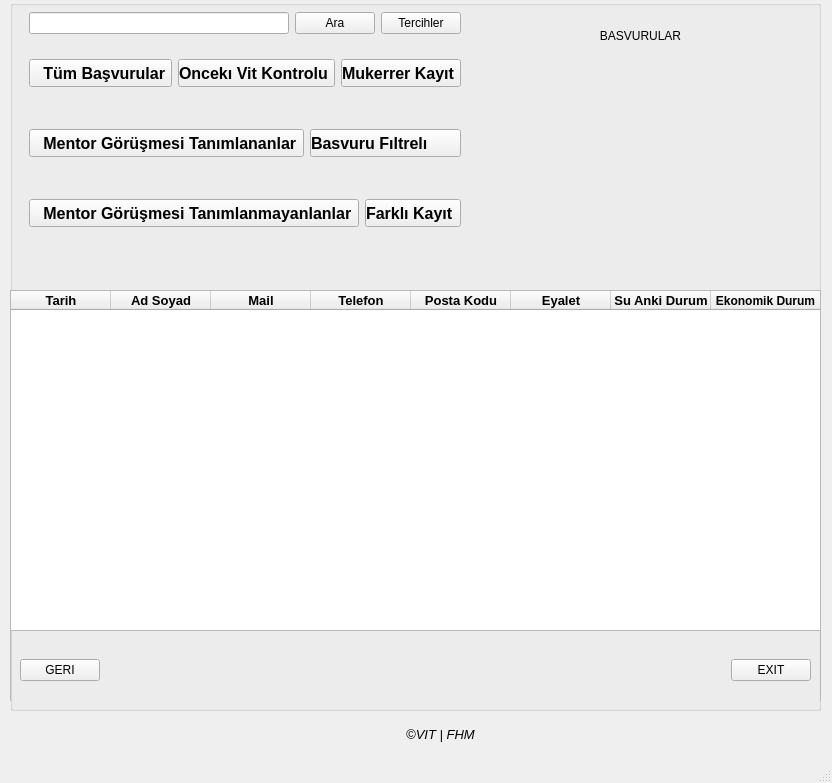
<?xml version="1.0" encoding="UTF-8"?>
<ui version="4.0">
 <class>BasvurularSayfasi</class>
 <widget class="QMainWindow" name="BasvurularSayfasi">
  <property name="geometry">
   <rect>
    <x>0</x>
    <y>0</y>
    <width>832</width>
    <height>783</height>
   </rect>
  </property>
  <property name="sizePolicy">
   <sizepolicy hsizetype="Ignored" vsizetype="Ignored">
    <horstretch>0</horstretch>
    <verstretch>0</verstretch>
   </sizepolicy>
  </property>
  <property name="minimumSize">
   <size>
    <width>0</width>
    <height>0</height>
   </size>
  </property>
  <property name="maximumSize">
   <size>
    <width>10000</width>
    <height>10000</height>
   </size>
  </property>
  <property name="windowTitle">
   <string>MainWindow</string>
  </property>
  <property name="styleSheet">
   <string notr="true"/>
  </property>
  <widget class="QWidget" name="centralwidget">
   <widget class="QGroupBox" name="groupBox">
    <property name="geometry">
     <rect>
      <x>10</x>
      <y>0</y>
      <width>811</width>
      <height>711</height>
     </rect>
    </property>
    <property name="sizePolicy">
     <sizepolicy hsizetype="Fixed" vsizetype="Fixed">
      <horstretch>0</horstretch>
      <verstretch>0</verstretch>
     </sizepolicy>
    </property>
    <property name="title">
     <string/>
    </property>
    <widget class="QFrame" name="frame_2">
     <property name="geometry">
      <rect>
       <x>-10</x>
       <y>10</y>
       <width>821</width>
       <height>691</height>
      </rect>
     </property>
     <property name="frameShape">
      <enum>QFrame::NoFrame</enum>
     </property>
     <property name="frameShadow">
      <enum>QFrame::Raised</enum>
     </property>
     <widget class="QFrame" name="frame">
      <property name="geometry">
       <rect>
        <x>20</x>
        <y>-10</y>
        <width>450</width>
        <height>47</height>
       </rect>
      </property>
      <property name="frameShape">
       <enum>QFrame::NoFrame</enum>
      </property>
      <property name="frameShadow">
       <enum>QFrame::Raised</enum>
      </property>
      <layout class="QHBoxLayout" name="horizontalLayout_4">
       <item>
        <widget class="QLineEdit" name="aramaKutusu">
         <property name="toolTip">
          <string>Aramak istediğiniz kelimeyi yazınız!</string>
         </property>
         <property name="styleSheet">
          <string notr="true">border-color: rgb(0, 170, 255);</string>
         </property>
         <property name="text">
          <string/>
         </property>
        </widget>
       </item>
       <item>
        <widget class="QPushButton" name="araButonu">
         <property name="styleSheet">
          <string notr="true">font: 700 10pt &quot;Segoe UI&quot;;</string>
         </property>
         <property name="text">
          <string>Ara</string>
         </property>
        </widget>
       </item>
       <item>
        <widget class="QPushButton" name="tercihlerButonu">
         <property name="styleSheet">
          <string notr="true">font: 700 10pt &quot;Segoe UI&quot;;</string>
         </property>
         <property name="text">
          <string>Tercihler</string>
         </property>
        </widget>
       </item>
      </layout>
     </widget>
     <widget class="QFrame" name="frame_3">
      <property name="geometry">
       <rect>
        <x>20</x>
        <y>40</y>
        <width>450</width>
        <height>46</height>
       </rect>
      </property>
      <property name="frameShape">
       <enum>QFrame::NoFrame</enum>
      </property>
      <property name="frameShadow">
       <enum>QFrame::Plain</enum>
      </property>
      <layout class="QHBoxLayout" name="horizontalLayout_2">
       <item>
        <widget class="QPushButton" name="tumBasvurularButonu">
         <property name="enabled">
          <bool>true</bool>
         </property>
         <property name="minimumSize">
          <size>
           <width>1</width>
           <height>1</height>
          </size>
         </property>
         <property name="maximumSize">
          <size>
           <width>1200</width>
           <height>1000</height>
          </size>
         </property>
         <property name="font">
          <font>
           <pointsize>12</pointsize>
           <weight>75</weight>
           <bold>true</bold>
          </font>
         </property>
         <property name="styleSheet">
          <string notr="true">text-align: left; /* Metni sola hizala */</string>
         </property>
         <property name="text">
          <string>   Tüm Başvurular</string>
         </property>
        </widget>
       </item>
       <item>
        <widget class="QPushButton" name="oncekiVitKontrolButonu">
         <property name="enabled">
          <bool>true</bool>
         </property>
         <property name="minimumSize">
          <size>
           <width>1</width>
           <height>1</height>
          </size>
         </property>
         <property name="maximumSize">
          <size>
           <width>1200</width>
           <height>1000</height>
          </size>
         </property>
         <property name="font">
          <font>
           <pointsize>12</pointsize>
           <weight>75</weight>
           <bold>true</bold>
          </font>
         </property>
         <property name="styleSheet">
          <string notr="true">text-align: left; /* Metni sola hizala */</string>
         </property>
         <property name="text">
          <string>Oncekı Vit Kontrolu</string>
         </property>
        </widget>
       </item>
       <item>
        <widget class="QPushButton" name="mukerrerKayitButonu">
         <property name="enabled">
          <bool>true</bool>
         </property>
         <property name="minimumSize">
          <size>
           <width>1</width>
           <height>1</height>
          </size>
         </property>
         <property name="maximumSize">
          <size>
           <width>1200</width>
           <height>1000</height>
          </size>
         </property>
         <property name="font">
          <font>
           <pointsize>12</pointsize>
           <weight>75</weight>
           <bold>true</bold>
          </font>
         </property>
         <property name="styleSheet">
          <string notr="true">text-align: left; /* Metni sola hizala */</string>
         </property>
         <property name="text">
          <string>Mukerrer Kayıt</string>
         </property>
        </widget>
       </item>
      </layout>
     </widget>
     <widget class="QFrame" name="frame_4">
      <property name="geometry">
       <rect>
        <x>20</x>
        <y>110</y>
        <width>450</width>
        <height>46</height>
       </rect>
      </property>
      <property name="frameShape">
       <enum>QFrame::NoFrame</enum>
      </property>
      <property name="frameShadow">
       <enum>QFrame::Raised</enum>
      </property>
      <layout class="QHBoxLayout" name="horizontalLayout">
       <item>
        <widget class="QPushButton" name="mentorGorusmesiTanimlananlarButonu">
         <property name="enabled">
          <bool>true</bool>
         </property>
         <property name="minimumSize">
          <size>
           <width>1</width>
           <height>1</height>
          </size>
         </property>
         <property name="maximumSize">
          <size>
           <width>1000</width>
           <height>1000</height>
          </size>
         </property>
         <property name="font">
          <font>
           <pointsize>12</pointsize>
           <weight>75</weight>
           <bold>true</bold>
          </font>
         </property>
         <property name="styleSheet">
          <string notr="true">text-align: left; /* Metni sola hizala */</string>
         </property>
         <property name="text">
          <string>   Mentor Görüşmesi Tanımlananlar</string>
         </property>
        </widget>
       </item>
       <item>
        <widget class="QPushButton" name="basvuruFiltreliButonu">
         <property name="enabled">
          <bool>true</bool>
         </property>
         <property name="minimumSize">
          <size>
           <width>1</width>
           <height>1</height>
          </size>
         </property>
         <property name="maximumSize">
          <size>
           <width>1200</width>
           <height>1000</height>
          </size>
         </property>
         <property name="font">
          <font>
           <pointsize>12</pointsize>
           <weight>75</weight>
           <bold>true</bold>
          </font>
         </property>
         <property name="styleSheet">
          <string notr="true">text-align: left; /* Metni sola hizala */</string>
         </property>
         <property name="text">
          <string>Basvuru Fıltrelı</string>
         </property>
        </widget>
       </item>
      </layout>
     </widget>
     <widget class="QFrame" name="frame_5">
      <property name="geometry">
       <rect>
        <x>20</x>
        <y>180</y>
        <width>450</width>
        <height>46</height>
       </rect>
      </property>
      <property name="frameShape">
       <enum>QFrame::NoFrame</enum>
      </property>
      <property name="frameShadow">
       <enum>QFrame::Raised</enum>
      </property>
      <layout class="QHBoxLayout" name="horizontalLayout_3">
       <item>
        <widget class="QPushButton" name="mentorGorusmesiTanimlanmayanlarButonu">
         <property name="enabled">
          <bool>true</bool>
         </property>
         <property name="minimumSize">
          <size>
           <width>1</width>
           <height>1</height>
          </size>
         </property>
         <property name="maximumSize">
          <size>
           <width>1000</width>
           <height>1000</height>
          </size>
         </property>
         <property name="font">
          <font>
           <pointsize>12</pointsize>
           <weight>75</weight>
           <bold>true</bold>
          </font>
         </property>
         <property name="styleSheet">
          <string notr="true">text-align: left; /* Metni sola hizala */</string>
         </property>
         <property name="text">
          <string>   Mentor Görüşmesi Tanımlanmayanlanlar</string>
         </property>
        </widget>
       </item>
       <item>
        <widget class="QPushButton" name="farkliKayitButonu">
         <property name="enabled">
          <bool>true</bool>
         </property>
         <property name="minimumSize">
          <size>
           <width>1</width>
           <height>1</height>
          </size>
         </property>
         <property name="maximumSize">
          <size>
           <width>1200</width>
           <height>1000</height>
          </size>
         </property>
         <property name="font">
          <font>
           <pointsize>12</pointsize>
           <weight>75</weight>
           <bold>true</bold>
          </font>
         </property>
         <property name="styleSheet">
          <string notr="true">text-align: left; /* Metni sola hizala */</string>
         </property>
         <property name="text">
          <string>Farklı Kayıt</string>
         </property>
        </widget>
       </item>
      </layout>
     </widget>
     <widget class="QLabel" name="Geri_Tusu">
      <property name="geometry">
       <rect>
        <x>450</x>
        <y>600</y>
        <width>41</width>
        <height>41</height>
       </rect>
      </property>
      <property name="contextMenuPolicy">
       <enum>Qt::CustomContextMenu</enum>
      </property>
      <property name="toolTip">
       <string>Tercihler Ekranina Geri Dön!</string>
      </property>
      <property name="statusTip">
       <string extracomment="Önceki sayfaya dön"/>
      </property>
      <property name="whatsThis">
       <string extracomment="Önceki sayfaya dön"/>
      </property>
      <property name="accessibleName">
       <string notr="true" extracomment="Önceki sayfaya dön"/>
      </property>
      <property name="accessibleDescription">
       <string extracomment="Önceki sayfaya dön"/>
      </property>
      <property name="styleSheet">
       <string notr="true">background-color: rgb(255, 255, 255, 0);
color: rgb(255, 255, 255, 0);</string>
      </property>
      <property name="text">
       <string/>
      </property>
      <property name="pixmap">
       <pixmap>../geri_tusu.png</pixmap>
      </property>
      <property name="scaledContents">
       <bool>true</bool>
      </property>
     </widget>
     <widget class="QPushButton" name="Kapat_butonu_2">
      <property name="geometry">
       <rect>
        <x>70</x>
        <y>640</y>
        <width>45</width>
        <height>45</height>
       </rect>
      </property>
      <property name="font">
       <font>
        <pointsize>12</pointsize>
        <weight>75</weight>
        <bold>true</bold>
       </font>
      </property>
      <property name="toolTip">
       <string>Uygulamadan cikar!</string>
      </property>
      <property name="whatsThis">
       <string/>
      </property>
      <property name="styleSheet">
       <string notr="true">background-color: transparent;
background: none;
border: none;
background-repeat: none;</string>
      </property>
      <property name="text">
       <string/>
      </property>
      <property name="icon">
       <iconset>
        <normaloff>kapat.png</normaloff>kapat.png</iconset>
      </property>
      <property name="iconSize">
       <size>
        <width>48</width>
        <height>48</height>
       </size>
      </property>
     </widget>
     <widget class="QTableWidget" name="tableWidget">
      <property name="geometry">
       <rect>
        <x>10</x>
        <y>280</y>
        <width>811</width>
        <height>341</height>
       </rect>
      </property>
      <attribute name="horizontalHeaderStretchLastSection">
       <bool>true</bool>
      </attribute>
      <column>
       <property name="text">
        <string>Tarih</string>
       </property>
       <property name="font">
        <font>
         <pointsize>10</pointsize>
         <weight>75</weight>
         <bold>true</bold>
        </font>
       </property>
      </column>
      <column>
       <property name="text">
        <string>Ad Soyad</string>
       </property>
       <property name="font">
        <font>
         <pointsize>10</pointsize>
         <weight>75</weight>
         <bold>true</bold>
        </font>
       </property>
      </column>
      <column>
       <property name="text">
        <string>Mail</string>
       </property>
       <property name="font">
        <font>
         <pointsize>10</pointsize>
         <weight>75</weight>
         <bold>true</bold>
        </font>
       </property>
      </column>
      <column>
       <property name="text">
        <string>Telefon</string>
       </property>
       <property name="font">
        <font>
         <pointsize>10</pointsize>
         <weight>75</weight>
         <bold>true</bold>
        </font>
       </property>
      </column>
      <column>
       <property name="text">
        <string>Posta Kodu</string>
       </property>
       <property name="font">
        <font>
         <pointsize>10</pointsize>
         <weight>75</weight>
         <bold>true</bold>
        </font>
       </property>
      </column>
      <column>
       <property name="text">
        <string>Eyalet</string>
       </property>
       <property name="font">
        <font>
         <pointsize>10</pointsize>
         <weight>75</weight>
         <bold>true</bold>
        </font>
       </property>
      </column>
      <column>
       <property name="text">
        <string>Su Anki Durum</string>
       </property>
       <property name="font">
        <font>
         <pointsize>10</pointsize>
         <weight>75</weight>
         <bold>true</bold>
        </font>
       </property>
      </column>
      <column>
       <property name="text">
        <string>Ekonomik Durum</string>
       </property>
       <property name="font">
        <font>
         <weight>75</weight>
         <bold>true</bold>
        </font>
       </property>
      </column>
     </widget>
     <widget class="QLabel" name="liste_kisi_sayisi">
      <property name="geometry">
       <rect>
        <x>410</x>
        <y>250</y>
        <width>401</width>
        <height>16</height>
       </rect>
      </property>
      <property name="styleSheet">
       <string notr="true">font: 700 10pt &quot;Segoe UI&quot;;
color: rgb(255, 0, 0);</string>
      </property>
      <property name="text">
       <string/>
      </property>
     </widget>
     <widget class="QLabel" name="label">
      <property name="geometry">
       <rect>
        <x>560</x>
        <y>50</y>
        <width>171</width>
        <height>191</height>
       </rect>
      </property>
      <property name="text">
       <string/>
      </property>
      <property name="pixmap">
       <pixmap>logo1.png</pixmap>
      </property>
      <property name="scaledContents">
       <bool>true</bool>
      </property>
     </widget>
     <widget class="QLabel" name="label_2">
      <property name="geometry">
       <rect>
        <x>470</x>
        <y>10</y>
        <width>341</width>
        <height>31</height>
       </rect>
      </property>
      <property name="styleSheet">
       <string notr="true">font: 75 12pt &quot;Arial&quot;;</string>
      </property>
      <property name="text">
       <string>BASVURULAR</string>
      </property>
      <property name="textFormat">
       <enum>Qt::AutoText</enum>
      </property>
      <property name="scaledContents">
       <bool>true</bool>
      </property>
      <property name="alignment">
       <set>Qt::AlignCenter</set>
      </property>
     </widget>
     <widget class="QFrame" name="frame_6">
      <property name="geometry">
       <rect>
        <x>10</x>
        <y>620</y>
        <width>811</width>
        <height>81</height>
       </rect>
      </property>
      <property name="frameShape">
       <enum>QFrame::StyledPanel</enum>
      </property>
      <property name="frameShadow">
       <enum>QFrame::Raised</enum>
      </property>
      <layout class="QHBoxLayout" name="horizontalLayout_5">
       <item>
        <widget class="QPushButton" name="geriButonu">
         <property name="styleSheet">
          <string notr="true">font: 700 10pt &quot;Segoe UI&quot;;</string>
         </property>
         <property name="text">
          <string>GERI</string>
         </property>
        </widget>
       </item>
       <item>
        <spacer name="horizontalSpacer">
         <property name="orientation">
          <enum>Qt::Horizontal</enum>
         </property>
         <property name="sizeHint" stdset="0">
          <size>
           <width>40</width>
           <height>20</height>
          </size>
         </property>
        </spacer>
       </item>
       <item>
        <widget class="QPushButton" name="cikisButonu">
         <property name="styleSheet">
          <string notr="true">font: 700 10pt &quot;Segoe UI&quot;;</string>
         </property>
         <property name="text">
          <string>EXIT</string>
         </property>
        </widget>
       </item>
      </layout>
     </widget>
    </widget>
   </widget>
   <widget class="QLabel" name="label_17">
    <property name="geometry">
     <rect>
      <x>10</x>
      <y>719</y>
      <width>861</width>
      <height>31</height>
     </rect>
    </property>
    <property name="font">
     <font>
      <pointsize>10</pointsize>
      <italic>true</italic>
     </font>
    </property>
    <property name="text">
     <string>©VIT | FHM</string>
    </property>
    <property name="alignment">
     <set>Qt::AlignCenter</set>
    </property>
   </widget>
  </widget>
  <widget class="QStatusBar" name="statusbar"/>
 </widget>
 <resources/>
 <connections/>
</ui>
